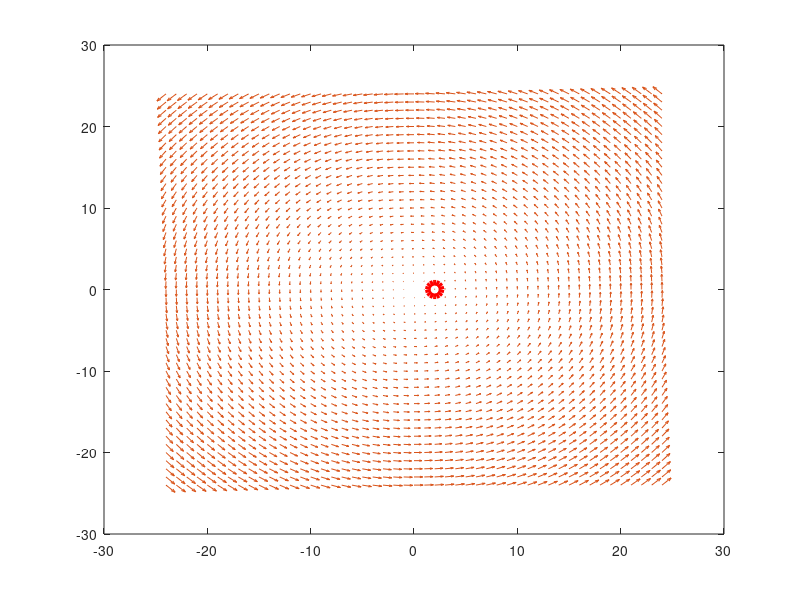

This chart was generated by the following MATLAB code: (Note: this script raises an error after producing the figure.)
steps = 100;
timestep = 0.35;
position = [2; 0];
figure(1);
clf;
plot(position(1),position(2), 'o',  'MarkerSize',10, ...
    'MarkerEdgeColor','r', ...
    'LineWidth',4);
hold on;

%draw the vector field in the background
[x,y] = meshgrid(-24:1:24, -24:1:24);
u = -y;
v = x;
quiver(x,y,u,v); 

for i = 1:steps
   
   %uncomment one of these three lines to try different schemes
   %position = ForwardEulerCircle(position, timestep);
   %position = ImprovedEulerCircle(position, timestep);
   position = TrapezoidalCircle(position, timestep); 
   
   plot(position(1),position(2), 'o',  'MarkerSize',10, ...
    'MarkerEdgeColor','r',...
    'LineWidth',4);

   %axis([ -24 24 -24 24]); %zoomed out
   axis([ -5 5 -5 5]); %zoomed
   
   pause(0.1); %delay briefly for animation
end

   
